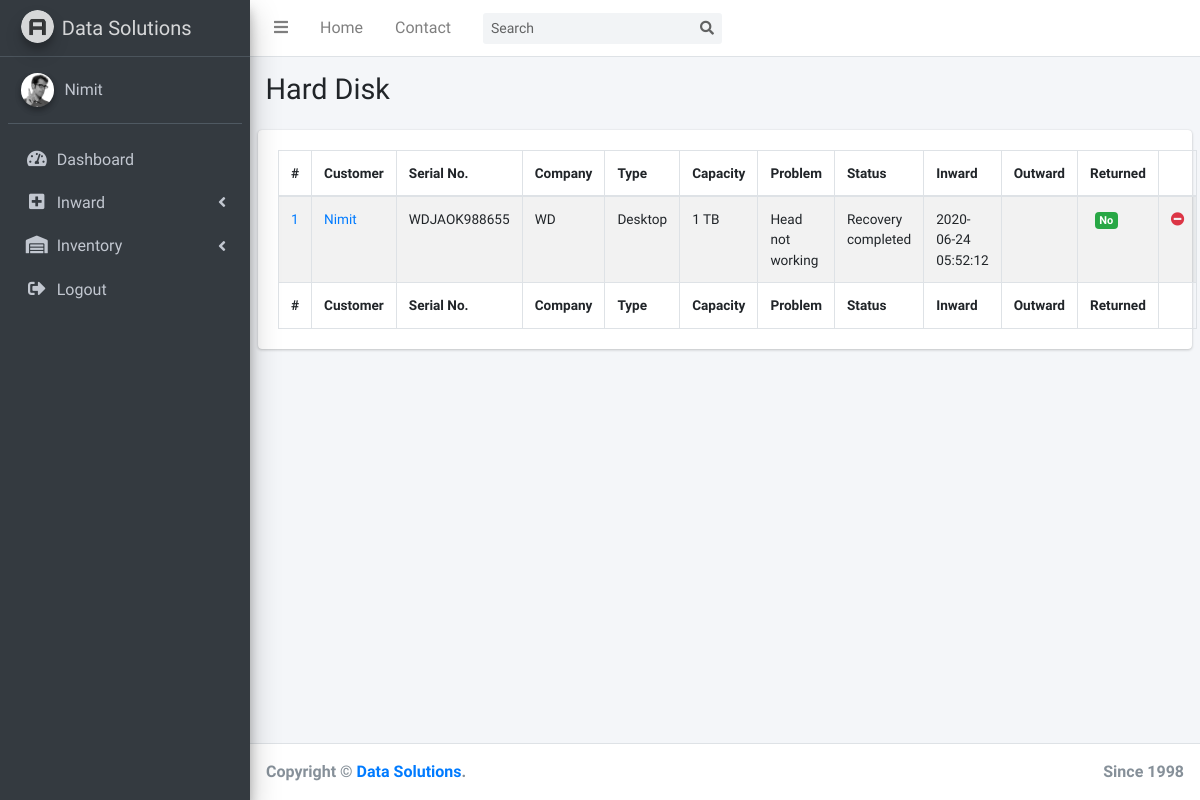
The app's page /harddisk.php (signed in), older data.
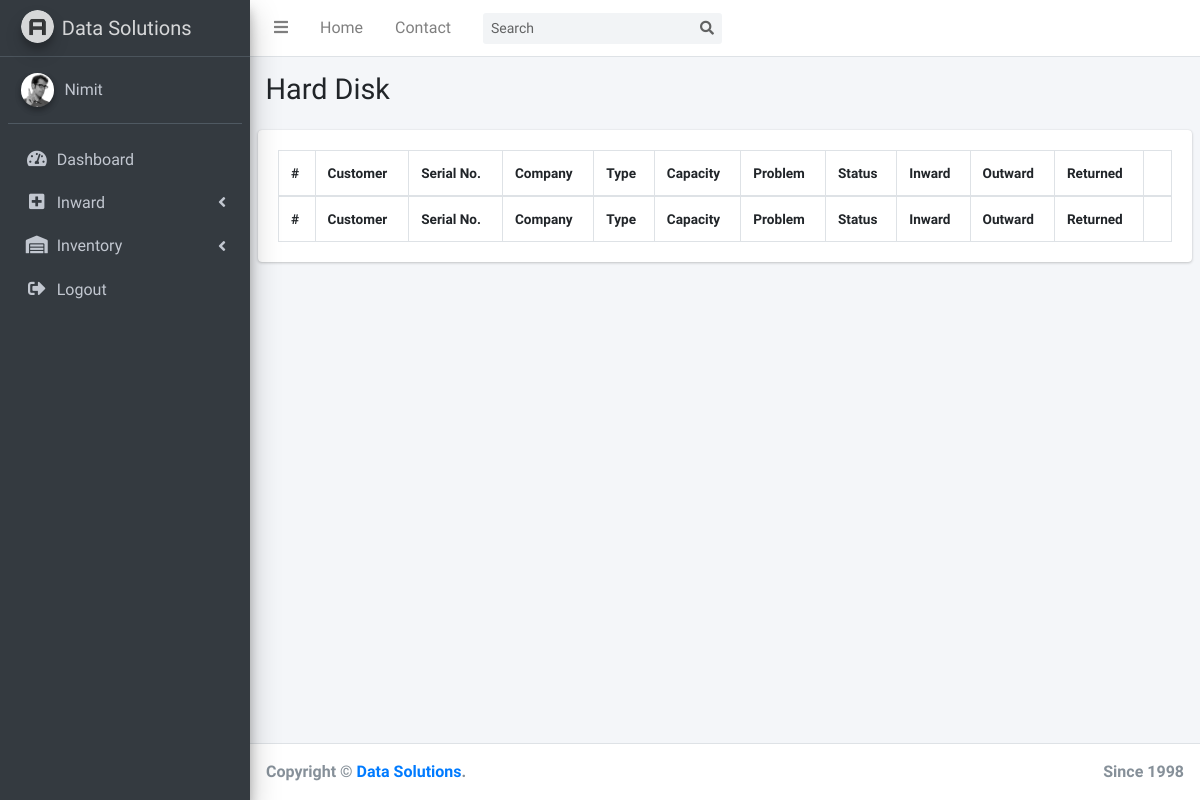
The same page, newer data.
### tables this page shows
CREATE TABLE `harddisk` (
  `id` int(10) UNSIGNED NOT NULL,
  `customer_id` int(10) UNSIGNED NOT NULL,
  `serial_no` varchar(64) NOT NULL,
  `firmware_no` varchar(64) NOT NULL,
  `wwn_no` varchar(64) NOT NULL,
  `type` varchar(10) NOT NULL,
  `ssd_type` varchar(3) NOT NULL,
  `company` varchar(64) NOT NULL,
  `storage_capacity` mediumint(9) NOT NULL,
  `storage_unit` varchar(3) NOT NULL,
  `priority` varchar(64) NOT NULL,
  `problem` text NOT NULL,
  `estimate` int(11) NOT NULL DEFAULT 2000,
  `status` text NOT NULL DEFAULT 'Waiting for action',
  `inward` timestamp NOT NULL DEFAULT current_timestamp(),
  `outward` timestamp NULL DEFAULT NULL,
  `returned` tinyint(4) NOT NULL
);

CREATE TABLE `customer` (
  `id` int(10) UNSIGNED NOT NULL,
  `name` varchar(64) NOT NULL,
  `email` varchar(64) NOT NULL,
  `phone` varchar(10) NOT NULL
);

### harddisk.php (the view, shortened to what the changed rows need)
<?php
include('includes/connection.php');
?>
<!DOCTYPE html>
<html>
<head>
    <link rel="stylesheet" href="plugins/fontawesome-free/css/all.min.css">
    <link rel="stylesheet" href="https://code.ionicframework.com/ionicons/2.0.1/css/ionicons.min.css">
    <link rel="stylesheet" href="plugins/datatables-bs4/css/dataTables.bootstrap4.css">
    <link rel="stylesheet" href="dist/css/adminlte.min.css">
</head>
<body class="hold-transition sidebar-mini">
    <div class="wrapper">
        <div class="content-wrapper">
            <section class="content-header">
                <div class="container-fluid">
                    <div class="row mb-2">
                        <div class="col-sm-6">
                            <h1>Hard Disk</h1>
                        </div>
                </div>
            </div>
        </section>
        <section class="content">
            <div class="row">
                <div class="col-12">
                    <div class="card">
                        <div class="card-body">
                            <table id="example1" class="table table-bordered table-striped">
                                <thead>
                                    <tr>
                                        <th>#</th>
                                        <th>Customer</th>
                                        <th>Serial No.</th>
                                        <th>Company</th>
                                        <th>Type</th>
                                        <th>Capacity</th>
                                        <th>Problem</th>
                                        <th>Status</th>
                                        <th>Inward</th>
                                        <th>Outward</th>
                                        <th>Returned</th>
                                        <th></th>
                                    </tr>
                                </thead>
                                <tbody>
                                    <?php
                                    $sql = "SELECT customer.name,harddisk.* FROM customer RIGHT JOIN harddisk ON customer.id = harddisk.customer_id";
                                    $result = mysqli_query($con,$sql);
                                    if (mysqli_num_rows($result) > 0){
                                        while($row = mysqli_fetch_assoc($result)){
                                            ?>
                                            <tr>
                                                <td>
                                                    <a href="viewStorageDeviceDetails.php?customerId=<?php echo $row['customer_id'];?>&id=<?php echo $row['id'];?>&type=harddisk">
                                                        <?php echo $row['id']; ?>
                                                    </a>
                                                </td>
                                                <td>
                                                    <a href="viewStorageDeviceDetails.php?customerId=<?php echo $row['customer_id'];?>&id=<?php echo $row['id'];?>&type=harddisk">
                                                        <?php echo $row['name']; ?>
                                                    </a>
                                                </td>
                                                <td><?php echo $row['serial_no']; ?></td>
                                                <td><?php echo $row['company']; ?></td>
                                                <td><?php echo $row['type']; ?></td>
                                                <td><?php echo $row['storage_capacity']." ".$row['storage_unit']; ?></td>
                                                <td><?php echo $row['problem']; ?></td>
                                                <td><?php echo $row['status']; ?></td>
                                                <td><?php echo $row['inward']; ?></td>
                                                <td><?php echo $row['outward']; ?></td>
                                                <td>
                                                    <span class="badge">
                                                    <?php
                                                        if($row['returned']==1) {
                                                            echo '<span class="badge bg-danger">Yes</span>';
                                                        }
                                                        else{
                                                            echo '<span class="badge bg-success">No</span>';
                                                        }
                                                    ?>
                                                </td>
                                                <td>
                                                    <?php if (empty($row['outward'])){ ?>
                                                    <a href="outward.php?customerId=<?php echo $row['customer_id'];?>&id=<?php echo $row['id'];?>&type=harddisk">
                                                        <i class="fas fa-minus-circle text-danger"></i>
                                                    </a>
                                                    <?php } ?>
                                                </td>
                                            </tr>
                                            <?php
                                        }
                                    }
                                    ?>
                                </tbody>
                                <tfoot>
                                    <tr>
                                        <th>#</th>
                                        <th>Customer</th>
                                        <th>Serial No.</th>
                                        <th>Company</th>
                                        <th>Type</th>
                                        <th>Capacity</th>
                                        <th>Problem</th>
                                        <th>Status</th>
                                        <th>Inward</th>
                                        <th>Outward</th>
                                        <th>Returned</th>
                                        <th></th>
                                    </tr>
                                </tfoot>
                            </table>
                        </div>
                    </div>
                </div>
            </div>
        </section>
    </div>
</div>
</body>
</html>

Row changes from the older to the newer data that the page shows:
removed harddisk: id "1", customer.name "Nimit", serial_no "WDJAOK988655", company "WD", type "Desktop", storage_capacity "1", storage_unit "TB", problem "Head not working", status "Recovery completed", inward "2020-06-24 05:52:12", returned "No"
